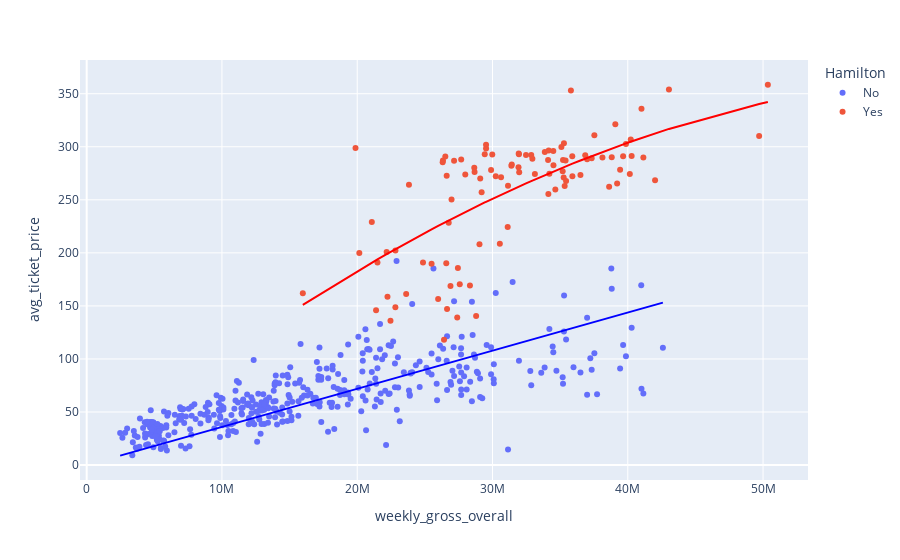

The code cell stored with this chart in its notebook:
### Markdown cell above
# Looking Forward...

We will continue to explore the use of categorical variables in a linear model context next week, and additionally be ging to consider the simultaneously use multiple variables in linear model regression at once.  In the figure below, we demonstrate a version of this where indicators as well as a "squared-transformed" version of the `weekly_gross_overall` variable are all used in a linear regression model in order to produce the subsequent figure of the modeled association we are able to create under this (linear) specification.

### Code cell
import statsmodels.formula.api as smf

# Notice that we're no longer using `log_avg_ticket_price` and `weekly_gross_overall_in_100k`
# as we've returned to using the original variables `avg_ticket_price` and `weekly_gross_overall`

YX = broadway[['avg_ticket_price','weekly_gross_overall', 'Hamilton']].copy()
YX['weekly_gross_overall_squared_Hamilton'] = (YX.Hamilton=="Yes")*YX.weekly_gross_overall**2
model = smf.ols(formula='avg_ticket_price ~ 1 + weekly_gross_overall*Hamilton + weekly_gross_overall_squared_Hamilton', data=YX)
fit_model = model.fit()

fig = px.scatter(broadway, x='weekly_gross_overall', y='avg_ticket_price', color="Hamilton")

YX_subset_sorted = YX[broadway.Hamilton=='Yes'].sort_values('weekly_gross_overall')
fig.add_trace(go.Scatter(x=YX_subset_sorted.weekly_gross_overall,
                         y=fit_model.predict(YX_subset_sorted),
                         mode="lines", line=go.scatter.Line(color="red"), showlegend=False))
YX_subset_sorted = YX[broadway.Hamilton=='No'].sort_values('weekly_gross_overall')
fig.add_trace(go.Scatter(x=YX_subset_sorted.weekly_gross_overall,
                         y=fit_model.predict(YX_subset_sorted),
                         mode="lines", line=go.scatter.Line(color="blue"), showlegend=False))
